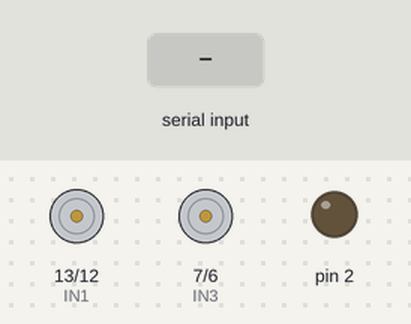
The sketch below on a simulated Arduino Uno, built with avr-gcc and run on an emulated ATmega328P. On the bench: motor-driver pin pairs drawn as motors (green arrow = first pin HIGH = forward, orange = second pin HIGH = backward, longer = more drive, scaled by the enable pin), output pins drawn as LEDs (lit = HIGH). The test bench sets the inputs (shaded band).

Above: at 1.2 s.
1.3 s: "1" received over Serial
At 1.9 s:
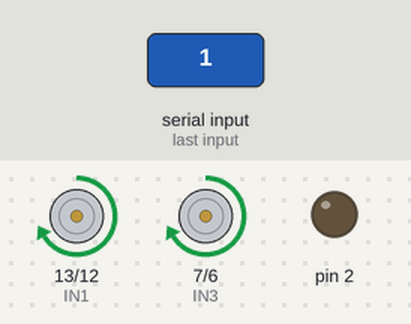
2.8 s: "2" received over Serial
At 4.0 s:
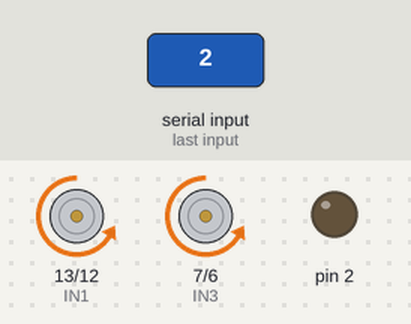
4.3 s: "3" received over Serial
At 5.3 s:
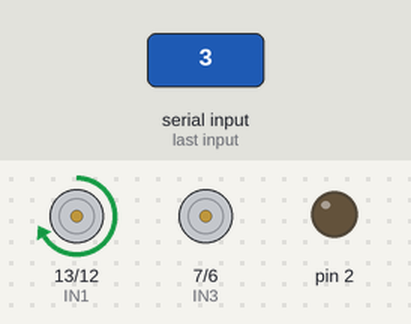
5.8 s: "4" received over Serial
At 6.5 s:
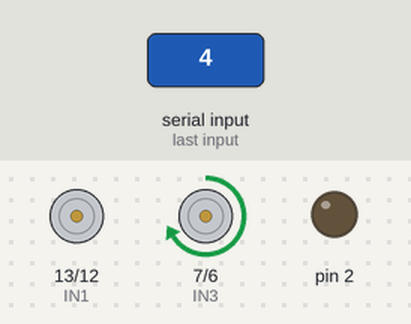
7.3 s: "0" received over Serial
At 7.6 s:
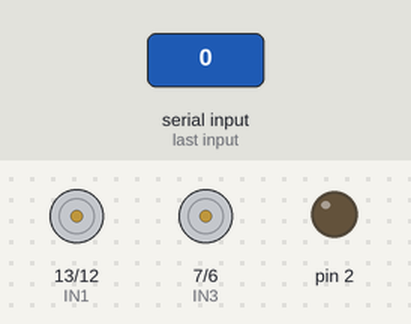
Timing chart, 0 to 9.8 s (numbered marks = the images above; inputs shaded):
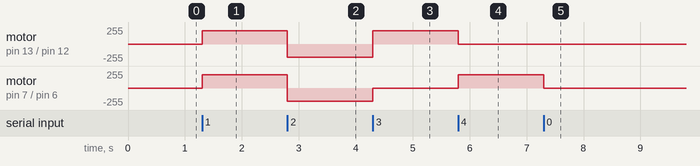

Measured:
- after the input at 1.3 s, motor on pin 13 (IN1) / pin 12 (IN2), motor on pin 7 (IN3) / pin 6 (IN4): stopped → forward 200/255 at once
- after the input at 2.8 s, motor on pin 13 (IN1) / pin 12 (IN2), motor on pin 7 (IN3) / pin 6 (IN4): forward 200/255 → backward 200/255 at once
- after the input at 4.3 s, motor on pin 13 (IN1) / pin 12 (IN2): backward 200/255 → forward 200/255 at once; motor on pin 7 (IN3) / pin 6 (IN4): backward 200/255 → stopped at once
- after the input at 5.8 s, motor on pin 13 (IN1) / pin 12 (IN2): forward 200/255 → stopped at once; motor on pin 7 (IN3) / pin 6 (IN4): stopped → forward 200/255 at once
- after the input at 7.3 s, motor on pin 7 (IN3) / pin 6 (IN4): forward 200/255 → stopped at once

The sketch:

Prroject5_Day5.ino
```cpp
#include <Ultrasonic.h>
#include <Servo.h>

Ultrasonic u=Ultrasonic (2,3);//trig,echo

void setup() {
  // put your setup code here, to run once:
pinMode(13,OUTPUT);//IN1
pinMode(12,OUTPUT);//IN2
pinMode(11,OUTPUT);//ENA
analogWrite(11,200);//Speed(0-255)

pinMode(7,OUTPUT);//IN3
pinMode(6,OUTPUT);//IN4
pinMode(5,OUTPUT);//ENB
analogWrite(5,200);//Speed(0-255)

Serial.begin(9600);

}

void loop() {
  // put your main code here, to run repeatedly:
  int x=Serial.read();

  if(x=='1'){
    digitalWrite(13,HIGH);
    digitalWrite(12,LOW);
    digitalWrite(7,HIGH);
    digitalWrite(6,LOW);
    }
  if(x=='2'){
    digitalWrite(13,LOW);
    digitalWrite(12,HIGH);
    digitalWrite(7,LOW);
    digitalWrite(6,HIGH);
    }
  if(x=='0'){
    digitalWrite(13,LOW);
    digitalWrite(12,LOW);
    digitalWrite(7,LOW);
    digitalWrite(6,LOW);
    }
  if(x=='3'){
    digitalWrite(13,HIGH);//TURN RIGHT
    digitalWrite(12,LOW);
    digitalWrite(7,LOW);
    digitalWrite(6,LOW);
    }
  if(x=='4'){
    digitalWrite(13,LOW);//TURN LEFT
    digitalWrite(12,LOW);
    digitalWrite(7,HIGH);
    digitalWrite(6,LOW);
  }

}
```
